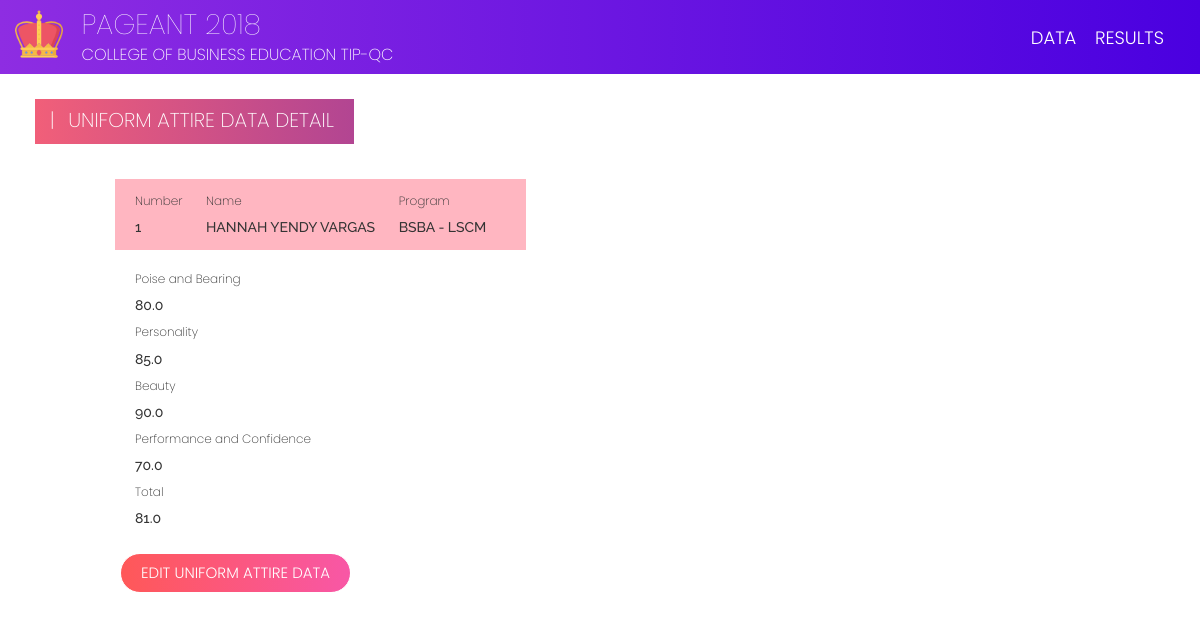
The page /candidates/uniform_attire/1/ (signed in) on the database its author committed.
### candidates/models.py (models this page shows, shortened)
class UniformAttire(models.Model):
    candidate = models.ForeignKey(Candidate, on_delete=models.CASCADE)
    judge = models.ForeignKey(User, on_delete=models.CASCADE)
    poise_and_bearing = models.FloatField(validators=[MaxValueValidator(100), MinValueValidator(0)])
    personality = models.FloatField(validators=[MaxValueValidator(100), MinValueValidator(0)])
    beauty = models.FloatField(validators=[MaxValueValidator(100), MinValueValidator(0)])
    performance_and_confidence = models.FloatField(validators=[MaxValueValidator(100), MinValueValidator(0)])
    total = models.FloatField(null=True)

class Candidate(models.Model):
    idx = models.IntegerField(null=True)
    picture = models.ImageField(default="default.png")
    first_name = models.CharField(max_length=50)
    last_name = models.CharField(max_length=50)
    program = models.CharField(max_length=50)
    sex = models.CharField(max_length=8, choices=(('Male', 'Male'), ('Female', 'Female')))
    order = models.IntegerField(null=True)
    class Meta:
        ordering = ('idx', 'sex')

### candidates/views.py (the view)
# urls.py: path('uniform_attire/<int:pk>/', views.uniform_attire_detail, name='uniform_attire_detail'),
@login_required(login_url='admin:login')
def uniform_attire_detail(request, pk):
    data = get_object_or_404(UniformAttire, pk=pk)
    return render(request, 'candidates/uniform_attire_detail.html', {'data': data})

### candidates/templates/candidates/uniform_attire_detail.html (shortened to what this page needs)
{% extends 'base.html' %}
{% load static %}
{% block content %}
<div class="page-label-box">
    <h2 class="page-label">|<span style="padding-right: 8px;">  </span>Uniform Attire Data Detail</h2>
</div>
<div class="detail-content">
    {% if data %}
    <div class="details-candidate">
        <div>
            <h6 class="detail-label">Number</h6>
            <p class="detail-data">{{ data.candidate.idx }}</p>
        </div>
        <div>
            <h6 class="detail-label">Name</h6>
            <p class="detail-data">{{ data.candidate.first_name }}<span> </span>{{ data.candidate.last_name }}</p>
        </div>
        <div>
            <h6 class="detail-label">Program</h6>
            <p class="detail-data">{{ data.candidate.program }}</p>
        </div>
    </div>
    <div class="details-score">
    <div>
        <h6 class="detail-label">Poise and Bearing</h6>
        <p class="detail-data">{{ data.poise_and_bearing }}</p>
    </div>
    <div>
        <h6 class="detail-label">Personality</h6>
        <p class="detail-data">{{ data.personality }}</p>
    </div>
    <div>
        <h6 class="detail-label">Beauty</h6>
        <p class="detail-data">{{ data.beauty }}</p>
    </div>
    <div>
        <h6 class="detail-label">Performance and Confidence</h6>
        <p class="detail-data">{{ data.performance_and_confidence }}</p>
    </div>
    <div>
        <h6 class="detail-label">Total</h6>
        <p class="detail-data">{{ data.total }}</p>
    </div></div>
    {% endif %}
    <a id="btn-transact" class="btn btn-x" href="{% url 'candidates:uniform_attire_edit' pk=data.pk %}">Edit Uniform Attire Data</a>
</div>
{% endblock %}

### staticfiles/css/base.css (style rules this page uses)
p, td, a, .btn-x { font-family: "Raleway", -apple-system, BlinkMacSystemFont, "Segoe UI", Roboto, "Helvetica Neue", Arial, sans-serif; font-weight: 300; }
.btn-x { text-transform: uppercase; border-radius: 0; }
h1, h2, h3, h4, h5, h6 { font-weight: 200; font-family: "Poppins", -apple-system, BlinkMacSystemFont, "Segoe UI", Roboto, "Helvetica Neue", Arial, sans-serif; }
.page-label { text-transform: uppercase; padding-left: 15px; margin-top: 10px; padding-right: 20px; font-size: 20px; font-weight: 200; color: white; }
.details-candidate { display: inline; background: lightpink; padding-right: 20px; padding-top: 40px; padding-bottom: 15px; padding-left: 20px; margin-left: -20px; }
.details-candidate div { display: inline-block; margin-right: 20px; }
.page-label-box { background: #B24592; background: -webkit-linear-gradient(to right, #F15F79, #B24592); background: linear-gradient(to right, #F15F79, #B24592); display: inline-block; margin-left: 20px; height: 45px; margin-top: 25px; }
.detail-content { margin-left: 10vw; margin-top: 5vh; border-radius: 0; }
.details-score { padding-top: 15px; }
.detail-data { font-weight: 500; text-transform: uppercase; }
body { font-family: "Raleway", -apple-system, BlinkMacSystemFont, "Segoe UI", Roboto, "Helvetica Neue", Arial, sans-serif; font-weight: 400; }
.btn-x { margin-top: 15px; margin-left: -15px; font-family: "Poppins", -apple-system, BlinkMacSystemFont, "Segoe UI", Roboto, "Helvetica Neue", Arial, sans-serif; font-weight: 300; font-size: 15px; padding-top: 8px; }
#btn-transact { background: #f857a6; background: -webkit-linear-gradient(to right, #ff5858, #f857a6); background: linear-gradient(to right, #ff5858, #f857a6); border-radius: 20px; border-color: white; color: white; height: 40px; padding-left: 20px; padding-right: 20px; }

### rows shown on the page
UniformAttire: candidate.idx "1", candidate.first_name "HANNAH YENDY", candidate.last_name "VARGAS", candidate.program "BSBA - LSCM", poise_and_bearing "80.0", personality "85.0", beauty "90.0", performance_and_confidence "70.0", total "81.0"
